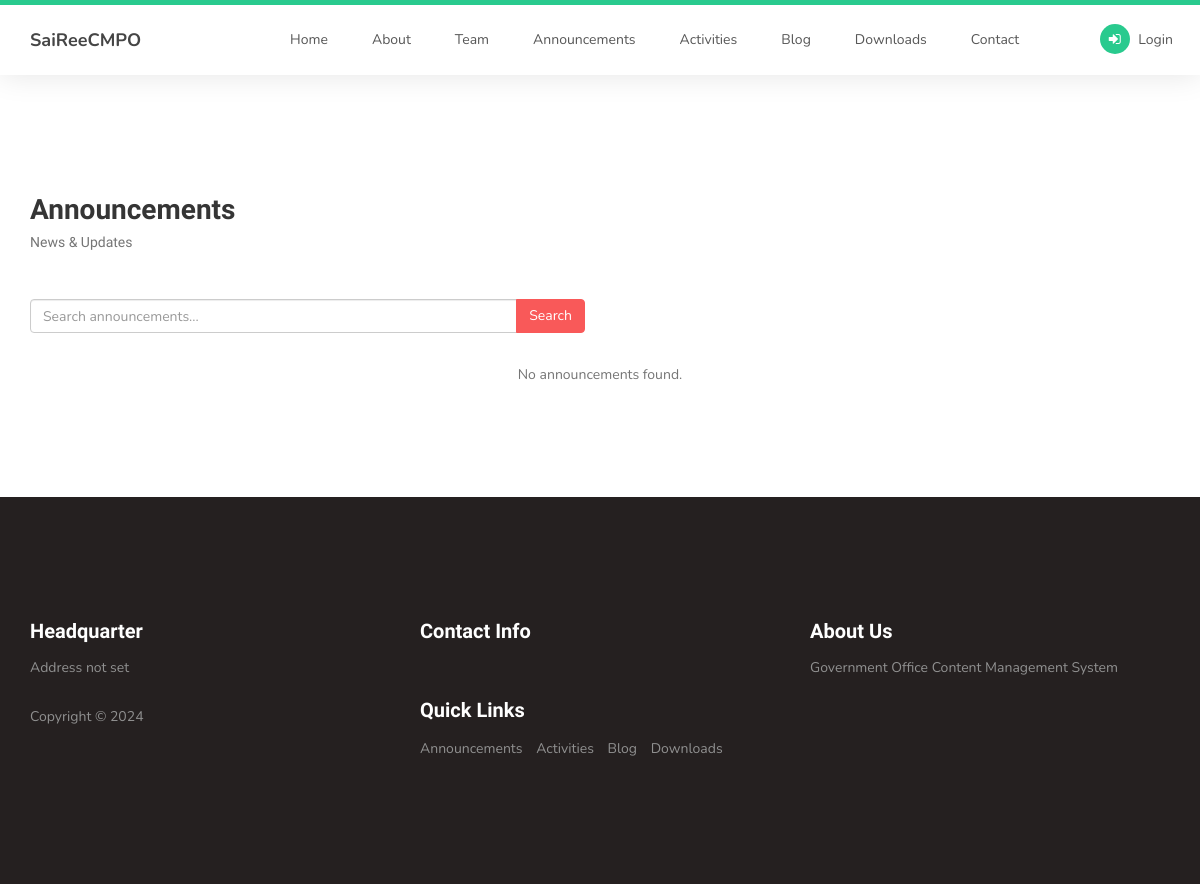
Page /announcements/ on the committed database.
### content/models.py (models this page shows, shortened)
class SiteSettings(models.Model):
    site_name = models.CharField(_('site name'), max_length=200, default='SaiReeCMPO')
    site_title = models.CharField(_('site title'), max_length=200, default='Government Office CMS')
    site_description = models.TextField(_('site description'), blank=True)
    logo = models.ImageField(_('logo'), upload_to='site/', blank=True, null=True)
    favicon = models.ImageField(_('favicon'), upload_to='site/', blank=True, null=True)
    phone = models.CharField(_('phone'), max_length=50, blank=True)
    email = models.EmailField(_('email'), blank=True)
    address = models.TextField(_('address'), blank=True)
    facebook_url = models.URLField(_('Facebook URL'), blank=True)
    twitter_url = models.URLField(_('Twitter URL'), blank=True)
    instagram_url = models.URLField(_('Instagram URL'), blank=True)
    youtube_url = models.URLField(_('YouTube URL'), blank=True)
    line_url = models.URLField(_('LINE URL'), blank=True)
    footer_text = models.TextField(_('footer text'), blank=True)
    copyright_text = models.CharField(_('copyright text'), max_length=200, blank=True)
    class Meta:
        verbose_name = _('site settings')
        verbose_name_plural = _('site settings')
    @classmethod
    def get_settings(cls):
        obj, created = cls.objects.get_or_create(pk=1)
        return obj

### content/views.py (the view)
# urls.py: path('announcements/', views.announcements_list, name='announcements_list'),
def announcements_list(request):
    announcements = Announcement.objects.filter(is_active=True)
    query = request.GET.get('q')
    if query:
        announcements = announcements.filter(
            Q(title__icontains=query) | Q(short_description__icontains=query)
        )
    return render(request, 'content/announcements_list.html', {
        'announcements': announcements
    })

### content/context_processors.py (called while the page is built)
def site_settings(request):
    try:
        settings = SiteSettings.get_settings()
    except Exception as e:
        logger.warning(f"Failed to load site settings: {e}")
        settings = None
    try:
        navbar_menus = NavbarMenu.objects.filter(is_active=True, parent__isnull=True)
    except Exception as e:
        logger.warning(f"Failed to load navbar menus: {e}")
        navbar_menus = []
    return {
        'site_settings': settings,
        'navbar_menus': navbar_menus,
    }

### templates/content/announcements_list.html (shortened to what this page needs)
{% extends 'base.html' %}
{% load static %}
{% block content %}
<section id="announcements-page" style="padding-top: 120px;">
    <div class="container">
        <div class="row">
            <div class="col-md-12">
                <div class="section-title">
                    <h2>Announcements <small>News & Updates</small></h2>
                </div>
            </div>
        </div>
        <div class="row" style="margin-bottom: 30px;">
            <div class="col-md-6">
                <form method="get">
                    <div class="input-group">
                        <input type="text" name="q" class="form-control" placeholder="Search announcements..." value="{{ request.GET.q }}">
                        <span class="input-group-btn">
                            <button type="submit" class="btn btn-primary">Search</button>
                        </span>
                    </div>
                </form>
            </div>
        </div>
        <div class="row">
            {% for item in announcements %}
            <div class="col-md-4 col-sm-6">
                <div class="courses-thumb" style="margin-bottom: 30px;">
                    <div class="courses-top">
                        <div class="courses-image">
                            {% if item.image %}
                            <img src="{{ item.image.url }}" class="img-responsive" alt="{{ item.title }}">
                            {% else %}
                            <img src="{% static 'images/courses-image1.jpg' %}" class="img-responsive" alt="{{ item.title }}">
                            {% endif %}
                        </div>
                        <div class="courses-date">
                            <span><i class="fa fa-calendar"></i> {{ item.published_date|date:"d M Y" }}</span>
                            {% if item.priority == 'urgent' %}
                            <span class="pull-right label label-danger">Urgent</span>
                            {% elif item.priority == 'high' %}
                            <span class="pull-right label label-warning">Important</span>
                            {% endif %}
                        </div>
                    </div>
                    <div class="courses-detail">
                        <h3><a href="{% url 'content:announcement_detail' item.pk %}">{{ item.title }}</a></h3>
                        <p>{{ item.short_description|truncatewords:20 }}</p>
                    </div>
                    <div class="courses-info">
                        <div class="courses-author">
                            <span><i class="fa fa-eye"></i> {{ item.view_count }} views</span>
                        </div>
                        <div class="courses-price">
                            <a href="{% url 'content:announcement_detail' item.pk %}"><span>Read More</span></a>
                        </div>
                    </div>
                </div>
            </div>
            {% empty %}
            <div class="col-md-12 text-center">
                <p>No announcements found.</p>
            </div>
            {% endfor %}
        </div>
    </div>
</section>
{% endblock %}

### templates/base.html (shortened to what this page needs)
{% load static %}
<!DOCTYPE html>
<html lang="en">
<head>
    <link rel="stylesheet" href="{% static 'css/bootstrap.min.css' %}">
    <link rel="stylesheet" href="{% static 'css/font-awesome.min.css' %}">
    <link rel="stylesheet" href="{% static 'css/owl.carousel.css' %}">
    <link rel="stylesheet" href="{% static 'css/owl.theme.default.min.css' %}">
    <link rel="stylesheet" href="{% static 'css/templatemo-style.css' %}">
</head>
<body id="top" data-spy="scroll" data-target=".navbar-collapse" data-offset="50">
    <section class="navbar custom-navbar navbar-fixed-top" role="navigation">
        <div class="container">
            <div class="navbar-header">
                <a href="{% url 'content:landing' %}" class="navbar-brand">
                    {{ site_settings.site_name|default:"SaiReeCMPO" }}
                </a>
            </div>
            <div class="collapse navbar-collapse">
                <ul class="nav navbar-nav navbar-nav-first">
                    {% block nav_items %}
                    <li><a href="{% url 'content:landing' %}#top" class="smoothScroll">Home</a></li>
                    <li><a href="{% url 'content:landing' %}#about" class="smoothScroll">About</a></li>
                    <li><a href="{% url 'content:landing' %}#team" class="smoothScroll">Team</a></li>
                    <li><a href="{% url 'content:landing' %}#announcements" class="smoothScroll">Announcements</a></li>
                    <li><a href="{% url 'content:landing' %}#activities" class="smoothScroll">Activities</a></li>
                    <li><a href="{% url 'blog:list' %}">Blog</a></li>
                    <li><a href="{% url 'download:list' %}">Downloads</a></li>
                    <li><a href="{% url 'content:landing' %}#contact" class="smoothScroll">Contact</a></li>
                    {% endblock %}
                </ul>
                <ul class="nav navbar-nav navbar-right">
                    {% if user.is_authenticated %}
                    <li class="dropdown">
                        <a href="#" class="dropdown-toggle" data-toggle="dropdown">
                            <i class="fa fa-user"></i> {{ user.first_name }}
                            <span class="caret"></span>
                        </a>
                        <ul class="dropdown-menu">
                            <li><a href="{% url 'accounts:dashboard' %}"><i class="fa fa-dashboard"></i> Dashboard</a></li>
                            <li><a href="{% url 'accounts:profile' %}"><i class="fa fa-cog"></i> Profile</a></li>
                            <li><a href="{% url 'pdfapp:list' %}"><i class="fa fa-file-pdf-o"></i> PDF Converter</a></li>
                            <li class="divider"></li>
                            <li><a href="{% url 'accounts:logout' %}"><i class="fa fa-sign-out"></i> Logout</a></li>
                        </ul>
                    </li>
                    {% else %}
                    <li><a href="{% url 'accounts:login' %}"><i class="fa fa-sign-in"></i> Login</a></li>
                    {% endif %}
                </ul>
            </div>
        </div>
    </section>
    {% block content %}{% endblock %}
    <footer id="footer">
        <div class="container">
            <div class="row">
                <div class="col-md-4 col-sm-6">
                    <div class="footer-info">
                        <div class="section-title">
                            <h2>Headquarter</h2>
                        </div>
                        <address>
                            <p>{{ site_settings.address|default:"Address not set"|linebreaks }}</p>
                        </address>
                        <div class="copyright-text">
                            <p>{{ site_settings.copyright_text|default:"Copyright © 2024" }}</p>
                        </div>
                    </div>
                </div>
                <div class="col-md-4 col-sm-6">
                    <div class="footer-info">
                        <div class="section-title">
                            <h2>Contact Info</h2>
                        </div>
                        <div class="footer_menu">
                            <h2>Quick Links</h2>
                            <ul>
                                <li><a href="{% url 'content:announcements_list' %}">Announcements</a></li>
                                <li><a href="{% url 'content:activities_list' %}">Activities</a></li>
                                <li><a href="{% url 'blog:list' %}">Blog</a></li>
                                <li><a href="{% url 'download:list' %}">Downloads</a></li>
                            </ul>
                        </div>
                    </div>
                </div>
                <div class="col-md-4 col-sm-12">
                    <div class="footer-info">
                        <div class="section-title">
                            <h2>About Us</h2>
                        </div>
                        <p>{{ site_settings.footer_text|default:"Government Office Content Management System" }}</p>
                    </div>
                </div>
            </div>
        </div>
    </footer>
</body>
</html>

### static/css/templatemo-style.css (style rules this page uses)
body { background: #ffffff; font-family: 'Nunito', sans-serif; overflow-x: hidden; padding-top: 70px; }
h1,h2,h3,h4,h5,h6 { font-family: 'Muli', sans-serif; font-weight: bold; line-height: inherit; }
h2 { color: #353535; font-size: 2em; padding-bottom: 10px; }
p { color: #757575; font-size: 14px; font-weight: normal; line-height: 24px; }
html { -webkit-font-smoothing: antialiased; }
a { color: #252525; -webkit-transition: 0.5s; transition: 0.5s; text-decoration: none !important; }
a, input, button, .form-control { -webkit-transition: 0.5s; transition: 0.5s; }
.section-title { padding-bottom: 40px; }
.section-title h2 { margin: 0; }
.section-title small { display: block; }
section { position: relative; padding: 100px 0; }
.custom-navbar { background: #ffffff; border-top: 5px solid #29ca8e; border-bottom: 0; -webkit-box-shadow: 0 1px 30px rgba(0, 0, 0, 0.1); -moz-box-shadow: 0 1px 30px rgba(0, 0, 0, 0.1); box-shadow: 0 1px 30px rgba(0, 0, 0, 0.1); padding: 12px 0; margin-bottom: 0; padding: 0; }
.custom-navbar .navbar-brand { color: #454545; font-size: 18px; font-weight: bold; line-height: 40px; }
.custom-navbar .navbar-nav.navbar-nav-first { margin-left: 8em; }
.custom-navbar .navbar-nav.navbar-right li a { padding-right: 12px; padding-left: 12px; }
.custom-navbar .navbar-nav.navbar-right li a .fa { background: #29ca8e; border-radius: 100%; color: #ffffff; width: 30px; height: 30px; line-height: 30px; text-align: center; display: inline-block; margin-right: 5px; }
.custom-navbar .nav li a { line-height: 40px; color: #575757; padding-right: 22px; padding-left: 22px; }
footer { background: #252020; padding: 120px 0; }
footer .section-title { padding-bottom: 10px; }
footer h2 { font-size: 20px; }
footer a, footer p { color: #909090; }
footer address p { margin-bottom: 0; }
.footer-info { margin-right: 2em; }
.footer-info h2 { color: #ffffff; padding: 0; }
.footer_menu h2 { margin-top: 2em; }
.footer_menu ul { margin: 0; padding: 0; }
.footer_menu li { display: inline-block; list-style: none; margin: 5px 10px 5px 0; }

### templates/base.html (style rules this page uses)
.btn-primary { background-color: #f95959; border-color: #f95959; }
.section-title h2 small { display: block; font-size: 14px; color: #757575; margin-top: 5px; }

### rows in the picture
SiteSettings: site_name "SaiReeCMPO", address "Address not set", copyright_text "Copyright © 2024", footer_text "Government Office Content Management System"
